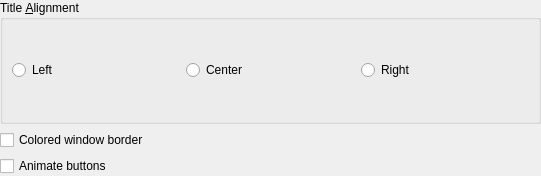
<?xml version="1.0" encoding="UTF-8"?>

<!--
SPDX-FileCopyrightText: 2023 Roman Gilg <subdiff@gmail.com>

SPDX-License-Identifier: GPL-2.0-or-later
-->

<ui version="4.0">
 <class>PlastikConfigDialog</class>
 <widget class="QWidget" name="PlastikConfigDialog">
  <property name="geometry">
   <rect>
    <x>0</x>
    <y>0</y>
    <width>541</width>
    <height>176</height>
   </rect>
  </property>
  <property name="windowTitle">
   <string>Config Dialog</string>
  </property>
  <layout class="QVBoxLayout">
   <property name="margin">
    <number>0</number>
   </property>
   <item>
    <widget class="KButtonGroup" name="titleAlign">
     <property name="title">
      <string>Title &amp;Alignment</string>
     </property>
     <layout class="QHBoxLayout" name="horizontalLayout">
      <item>
       <widget class="QRadioButton" name="kcfg_titleAlignLeft">
        <property name="text">
         <string>Left</string>
        </property>
       </widget>
      </item>
      <item>
       <widget class="QRadioButton" name="kcfg_titleAlignCenter">
        <property name="text">
         <string>Center</string>
        </property>
       </widget>
      </item>
      <item>
       <widget class="QRadioButton" name="kcfg_titleAlignRight">
        <property name="text">
         <string>Right</string>
        </property>
       </widget>
      </item>
     </layout>
    </widget>
   </item>
   <item>
    <widget class="QCheckBox" name="kcfg_coloredBorder">
     <property name="whatsThis">
      <string>Check this option if the window border should be painted in the titlebar color. Otherwise it will be painted in the background color.</string>
     </property>
     <property name="text">
      <string>Colored window border</string>
     </property>
     <property name="shortcut">
      <string/>
     </property>
    </widget>
   </item>
   <item>
    <widget class="QCheckBox" name="kcfg_animateButtons">
     <property name="whatsThis">
      <string>Check this option if you want the buttons to fade in when the mouse pointer hovers over them and fade out again when it moves away.</string>
     </property>
     <property name="text">
      <string>Animate buttons</string>
     </property>
    </widget>
   </item>
  </layout>
 </widget>
 <customwidgets>
  <customwidget>
   <class>KButtonGroup</class>
   <extends>QGroupBox</extends>
   <header>kbuttongroup.h</header>
   <container>1</container>
  </customwidget>
 </customwidgets>
 <tabstops>
  <tabstop>kcfg_animateButtons</tabstop>
 </tabstops>
 <resources/>
 <connections/>
</ui>
